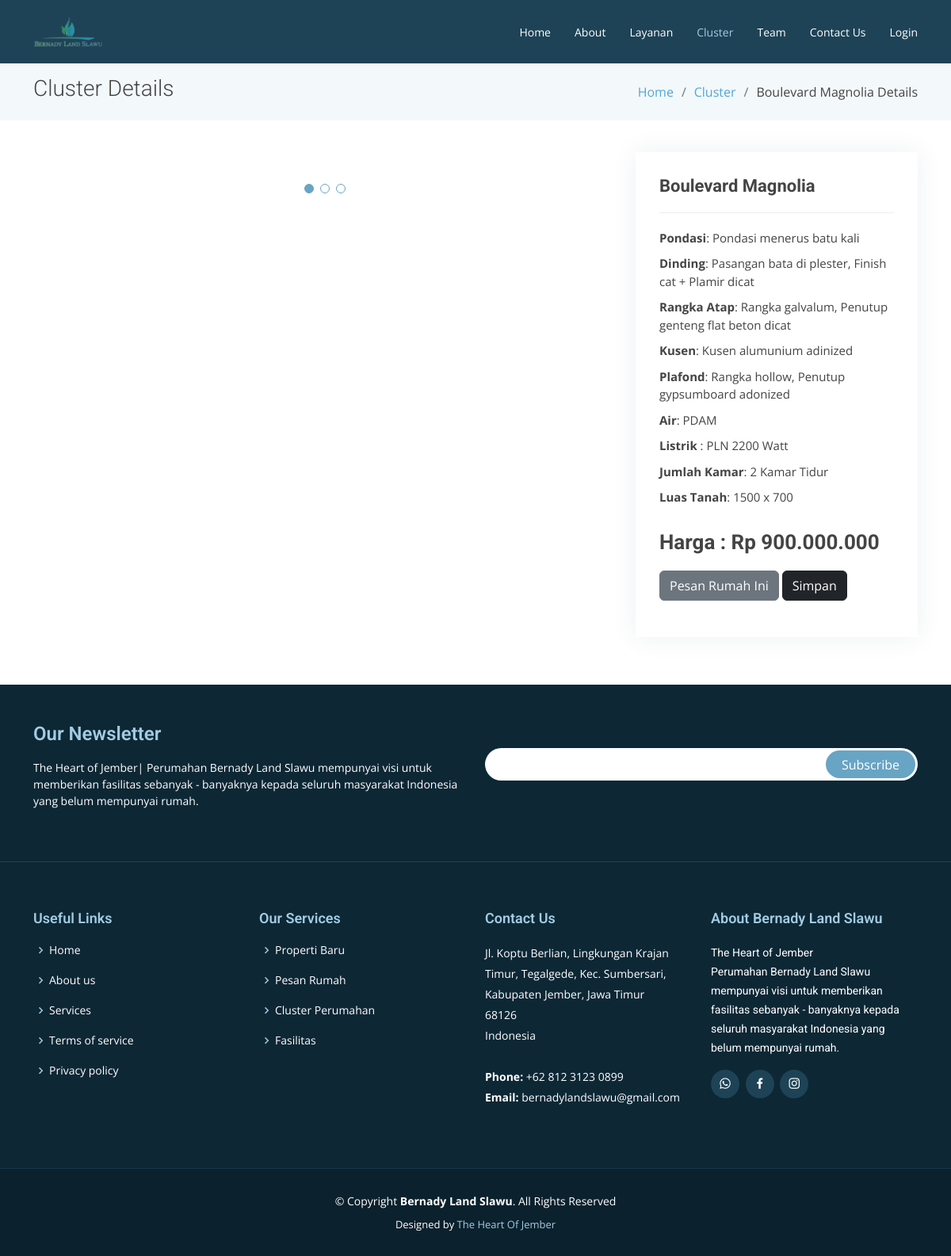
The page /portofolio-details.php?id_cluster=33 on the database its author committed.
### tables this page shows
CREATE TABLE `spesifikasi_teknis` (
  `id_spesifikasi` int(5) NOT NULL,
  `id_cluster` int(11) NOT NULL,
  `pondasi` varchar(300) NOT NULL,
  `dinding` varchar(300) NOT NULL,
  `rangka_atap` varchar(300) NOT NULL,
  `kusen` varchar(300) NOT NULL,
  `plafond` varchar(300) NOT NULL,
  `air` varchar(300) NOT NULL,
  `listrik` varchar(300) NOT NULL,
  `jumlah_kamar` varchar(100) NOT NULL,
  `luas_tanah` varchar(100) NOT NULL
);

CREATE TABLE `cluster` (
  `id_cluster` int(11) NOT NULL,
  `foto_cluster` varchar(100) NOT NULL,
  `nama_cluster` varchar(100) NOT NULL,
  `blok` varchar(100) NOT NULL,
  `jumlah_unit` int(100) NOT NULL,
  `harga` varchar(100) NOT NULL,
  `harga_dp` varchar(100) NOT NULL,
  `filter` varchar(11) NOT NULL,
  `jenis_cluster` varchar(50) NOT NULL
);

### portofolio-details.php (the view, shortened to what this page needs)
<?php
require('koneksi.php');
if (isset($_GET['id_cluster'])||isset($_GET['id_simpan'])) {
  $id_cluster = $_GET['id_cluster'];
} else {
  die("Error. No ID Selected!");
}
$query    = mysqli_query($koneksi, "SELECT * FROM spesifikasi_teknis JOIN cluster ON cluster.id_cluster=spesifikasi_teknis.id_cluster WHERE spesifikasi_teknis.id_cluster='$id_cluster'");
$result   = mysqli_fetch_array($query);
?>
<!DOCTYPE html>
<html lang="en">
<head>
  <link href="vendor/animate.css/animate.min.css" rel="stylesheet">
  <link href="vendor/aos/aos.css" rel="stylesheet">
  <link href="vendor/bootstrap/css/bootstrap.min.css" rel="stylesheet">
  <link href="vendor/bootstrap-icons/bootstrap-icons.css" rel="stylesheet">
  <link href="vendor/boxicons/css/boxicons.min.css" rel="stylesheet">
  <link href="vendor/glightbox/css/glightbox.min.css" rel="stylesheet">
  <link href="vendor/swiper/swiper-bundle.min.css" rel="stylesheet">
  <link href="css/style.css" rel="stylesheet">
</head>
<body>
  <header id="header" class="fixed-top d-flex align-items-center ">
    <div class="container d-flex justify-content-between align-items-center">
      <div class="logo">
        <a href="index.php"><img src="img/logo-bernady.png" alt="" class="img-fluid"></a>
      </div>
      <nav id="navbar" class="navbar">
        <ul>
          <li><a class="" href="index.php">Home</a></li>
          <li><a href="about.phpl">About</a></li>
          <li><a href="services.php">Layanan</a></li>
          <li><a class="active" href="portfolio.php">Cluster</a></li>
          <li><a href="team.php">Team</a></li>
          <li><a href="contact.php">Contact Us</a></li>
          <?php
          if ($userName = $_SESSION['name']) {
            echo "
  <div class='dropdown' style='margin-right:50px;'><a href='#'> $userName </a>
  <ul>
  <li> <a href='profile-user.php'>Profil</a></li>
  <li> <a href='list-pemesanan.php'>Pemesanan Rumah</a></li>
  <li> <a href='daftar-cluster-tersimpan.php'>Cluster Yang Tersimpan</a></li>
  <li> <a href='proggres.php'>Proggres</a></li>
  <li data-bs-toggle='modal' data-bs-target='#modalLogout'> <a href='javascript:void(0)'>Logout</a></li>
  </ul>
</div>
  ";
          } else {
            echo "
  <li><a href='login.php'>Login</a></li>
  ";
          }
          ?>
        </ul>
      </nav>
    </div>
  </header>
  <main id="main">
    <section class="breadcrumbs">
      <div class="container">
        <div class="d-flex justify-content-between align-items-center">
          <h2>Cluster Details</h2>
          <ol>
            <li><a href="index.php">Home</a></li>
            <li><a href="portfolio.php">Cluster</a></li>
            <li><?php echo $result['nama_cluster'] ?> Details</li>
          </ol>
        </div>
      </div>
    </section>
    <section id="portfolio-details" class="portfolio-details">
      <div class="container">
        <div class="row gy-4">
          <div class="col-lg-8">
            <div class="portfolio-details-slider swiper">
              <div class="swiper-wrapper align-items-center">
                <div class="swiper-slide">
                </div>
              </div>
              <div class="swiper-pagination"></div>
            </div>
          </div>
          <div class="col-lg-4">
            <form action="portofolio-details.php?id_cluster=<?= $_GET['id_cluster']?>&id_simpan=<?= $_GET['id_simpan'] ?>" method="post">
              <div class="portfolio-info">
                <h3><?php echo $result['nama_cluster'] ?></h3>
                <ul>
                  <li><strong>Pondasi</strong>: <?php echo $result['pondasi'] ?></li>
                  <li><strong>Dinding</strong>: <?php echo $result['dinding'] ?></li>
                  <li><strong>Rangka Atap</strong>: <?php echo $result['rangka_atap'] ?></li>
                  <li><strong>Kusen</strong>: <?php echo $result['kusen'] ?></li>
                  <li><strong>Plafond</strong>: <?php echo $result['plafond'] ?></li>
                  <li><strong>Air</strong>: <?php echo $result['air'] ?></li>
                  <li><strong>Listrik </strong>: <?php echo $result['listrik'] ?></li>
                  <li><strong>Jumlah Kamar</strong>: <?php echo $result['jumlah_kamar'] ?></li>
                  <li><strong>Luas Tanah</strong>: <?php echo $result['luas_tanah'] ?></li>
                  <div class="portfolio-description">
                <h2>Harga : <?php echo $result['harga'] ?></h2>
              </div>
                  <a href="pemesanan.php"><button type="button" class="btn btn-secondary">Pesan Rumah Ini</button></a>
                  <button type="submit" name="simpan" class="btn btn-dark">Simpan</button>
                </ul>
              </div>
            </form>
          </div>
        </div>
      </div>
    </section>
  </main>
  <footer id="footer" data-aos="fade-up" data-aos-easing="ease-in-out" data-aos-duration="500">
    <div class="footer-newsletter">
      <div class="container">
        <div class="row">
          <div class="col-lg-6">
            <h4>Our Newsletter</h4>
            <p>The Heart of Jember| Perumahan Bernady Land Slawu mempunyai visi untuk memberikan fasilitas sebanyak - banyaknya kepada seluruh masyarakat Indonesia yang belum mempunyai rumah.</p>
          </div>
          <div class="col-lg-6">
            <form action="" method="post">
              <input type="email" name="email"><input type="submit" value="Subscribe">
            </form>
          </div>
        </div>
      </div>
    </div>
    <div class="footer-top">
      <div class="container">
        <div class="row">
          <div class="col-lg-3 col-md-6 footer-links">
            <h4>Useful Links</h4>
            <ul>
              <li><i class="bx bx-chevron-right"></i> <a href="#">Home</a></li>
              <li><i class="bx bx-chevron-right"></i> <a href="#">About us</a></li>
              <li><i class="bx bx-chevron-right"></i> <a href="#">Services</a></li>
              <li><i class="bx bx-chevron-right"></i> <a href="#">Terms of service</a></li>
              <li><i class="bx bx-chevron-right"></i> <a href="#">Privacy policy</a></li>
            </ul>
          </div>
          <div class="col-lg-3 col-md-6 footer-links">
            <h4>Our Services</h4>
            <ul>
              <li><i class="bx bx-chevron-right"></i> <a href="services.php">Properti Baru</a></li>
              <li><i class="bx bx-chevron-right"></i> <a href="pemesanan.php">Pesan Rumah</a></li>
              <li><i class="bx bx-chevron-right"></i> <a href="portfolio.php">Cluster Perumahan</a></li>
              <li><i class="bx bx-chevron-right"></i> <a href="services.php">Fasilitas</a></li>
            </ul>
          </div>
          <div class="col-lg-3 col-md-6 footer-contact">
            <h4>Contact Us</h4>
            <p>
              Jl. Koptu Berlian, Lingkungan Krajan Timur, Tegalgede, Kec. Sumbersari, Kabupaten Jember, Jawa Timur <br>
              68126<br>
              Indonesia <br><br>
              <strong>Phone:</strong> +62 812 3123 0899<br>
              <strong>Email:</strong> bernadylandslawu@gmail.com<br>
            </p>
          </div>
          <div class="col-lg-3 col-md-6 footer-info">
            <h3>About Bernady Land Slawu</h3>
            <p>The Heart of Jember</p>
            <p>Perumahan Bernady Land Slawu mempunyai visi untuk memberikan fasilitas sebanyak - banyaknya kepada seluruh masyarakat Indonesia yang belum mempunyai rumah.</p>
            <div class="social-links mt-3">
              <a href="https://wa.me/6281231230899" class="whatsapp"><i class="bx bxl-whatsapp"></i></a>
              <a href="https://m.facebook.com/people/Bernady-Land-Slawu/100067127194394/" class="facebook"><i class="bx bxl-facebook"></i></a>
              <a href="https://instagram.com/bernadylandslawu?igshid=YTY2NzY3YTc=" class="instagram"><i class="bx bxl-instagram"></i></a>
            </div>
          </div>
        </div>
      </div>
    </div>
    <div class="container">
      <div class="copyright">
        &copy; Copyright <strong><span>Bernady Land Slawu</span></strong>. All Rights Reserved
      </div>
      <div class="credits">
        Designed by <a href="https://bootstrapmade.com/">The Heart Of Jember</a>
      </div>
    </div>
  </footer>
</body>
</html>

### rows shown on the page
spesifikasi_teknis: id_cluster.nama_cluster "Boulevard Magnolia", pondasi "Pondasi menerus batu kali", dinding "Pasangan bata di plester, Finish cat + Plamir dicat", rangka_atap "Rangka galvalum, Penutup genteng flat beton dicat", kusen "Kusen alumunium adinized", plafond "Rangka hollow, Penutup gypsumboard adonized", air "PDAM", listrik "PLN 2200 Watt", jumlah_kamar "2 Kamar Tidur", luas_tanah "1500 x 700", id_cluster.harga "Rp 900.000.000"
